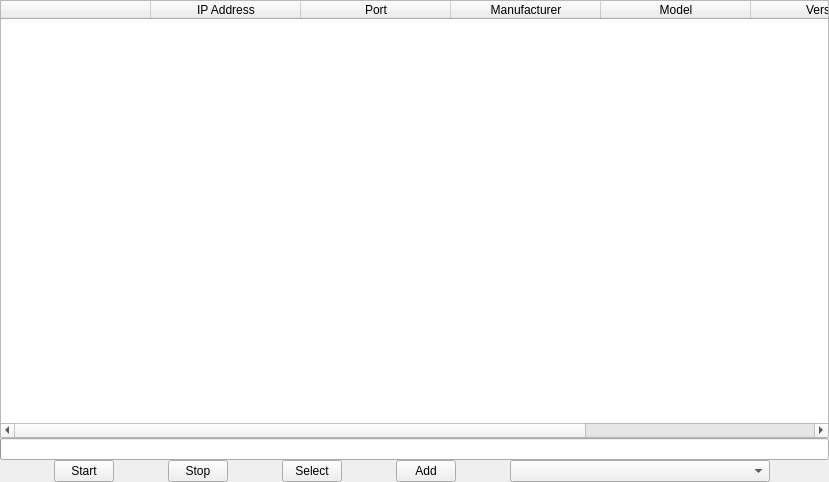
<?xml version="1.0" encoding="UTF-8"?>
<ui version="4.0">
 <class>VSCSearch</class>
 <widget class="QWidget" name="VSCSearch">
  <property name="geometry">
   <rect>
    <x>0</x>
    <y>0</y>
    <width>829</width>
    <height>482</height>
   </rect>
  </property>
  <property name="windowTitle">
   <string>Form</string>
  </property>
  <layout class="QGridLayout" name="gridLayout">
   <property name="leftMargin">
    <number>0</number>
   </property>
   <property name="topMargin">
    <number>0</number>
   </property>
   <property name="rightMargin">
    <number>0</number>
   </property>
   <property name="bottomMargin">
    <number>0</number>
   </property>
   <property name="spacing">
    <number>0</number>
   </property>
   <item row="0" column="0">
    <widget class="QTableWidget" name="tableWidget">
     <property name="frameShape">
      <enum>QFrame::StyledPanel</enum>
     </property>
     <property name="frameShadow">
      <enum>QFrame::Sunken</enum>
     </property>
     <property name="lineWidth">
      <number>1</number>
     </property>
     <property name="autoScroll">
      <bool>true</bool>
     </property>
     <property name="textElideMode">
      <enum>Qt::ElideLeft</enum>
     </property>
     <property name="verticalScrollMode">
      <enum>QAbstractItemView::ScrollPerItem</enum>
     </property>
     <property name="wordWrap">
      <bool>true</bool>
     </property>
     <attribute name="horizontalHeaderDefaultSectionSize">
      <number>150</number>
     </attribute>
     <attribute name="horizontalHeaderMinimumSectionSize">
      <number>23</number>
     </attribute>
     <attribute name="verticalHeaderVisible">
      <bool>true</bool>
     </attribute>
     <attribute name="verticalHeaderCascadingSectionResizes">
      <bool>true</bool>
     </attribute>
     <attribute name="verticalHeaderDefaultSectionSize">
      <number>23</number>
     </attribute>
     <attribute name="verticalHeaderMinimumSectionSize">
      <number>23</number>
     </attribute>
     <attribute name="verticalHeaderShowSortIndicator" stdset="0">
      <bool>false</bool>
     </attribute>
     <attribute name="verticalHeaderStretchLastSection">
      <bool>false</bool>
     </attribute>
     <column>
      <property name="text">
       <string/>
      </property>
     </column>
     <column>
      <property name="text">
       <string>IP Address</string>
      </property>
     </column>
     <column>
      <property name="text">
       <string>Port</string>
      </property>
     </column>
     <column>
      <property name="text">
       <string>Manufacturer</string>
      </property>
     </column>
     <column>
      <property name="text">
       <string>Model</string>
      </property>
     </column>
     <column>
      <property name="text">
       <string>Version</string>
      </property>
     </column>
     <column>
      <property name="text">
       <string>ONVIF Address</string>
      </property>
      <property name="textAlignment">
       <set>AlignJustify|AlignVCenter</set>
      </property>
     </column>
    </widget>
   </item>
   <item row="1" column="0">
    <layout class="QVBoxLayout" name="verticalLayout">
     <item>
      <widget class="QProgressBar" name="progressBar">
       <property name="value">
        <number>0</number>
       </property>
       <property name="textVisible">
        <bool>false</bool>
       </property>
       <property name="format">
        <string notr="true"/>
       </property>
      </widget>
     </item>
     <item>
      <layout class="QHBoxLayout" name="horizontalLayout">
       <item>
        <widget class="QPushButton" name="pushButtonStart">
         <property name="maximumSize">
          <size>
           <width>60</width>
           <height>30</height>
          </size>
         </property>
         <property name="text">
          <string>Start</string>
         </property>
        </widget>
       </item>
       <item>
        <widget class="QPushButton" name="pushButtonStop">
         <property name="maximumSize">
          <size>
           <width>60</width>
           <height>30</height>
          </size>
         </property>
         <property name="text">
          <string>Stop</string>
         </property>
        </widget>
       </item>
       <item>
        <widget class="QPushButton" name="pushButtonSelect">
         <property name="maximumSize">
          <size>
           <width>60</width>
           <height>30</height>
          </size>
         </property>
         <property name="text">
          <string>Select</string>
         </property>
        </widget>
       </item>
       <item>
        <widget class="QPushButton" name="pushButtonAdd">
         <property name="maximumSize">
          <size>
           <width>60</width>
           <height>30</height>
          </size>
         </property>
         <property name="text">
          <string>Add</string>
         </property>
        </widget>
       </item>
       <item>
        <widget class="QComboBox" name="comboBox">
         <property name="maximumSize">
          <size>
           <width>260</width>
           <height>30</height>
          </size>
         </property>
        </widget>
       </item>
      </layout>
     </item>
    </layout>
   </item>
  </layout>
 </widget>
 <resources/>
 <connections/>
</ui>
